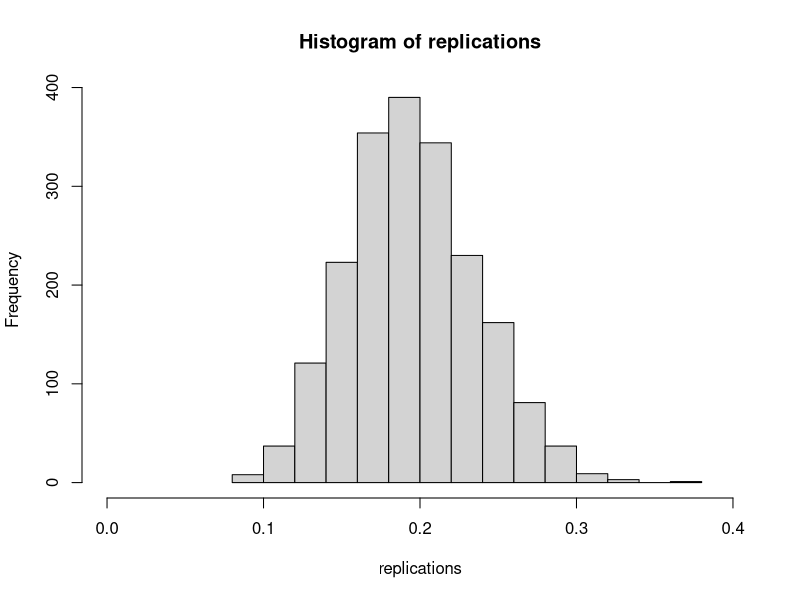
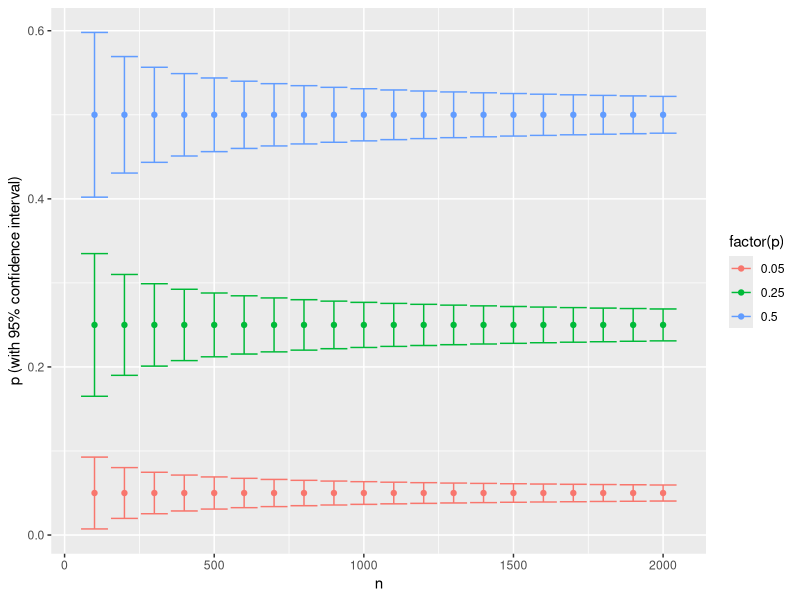
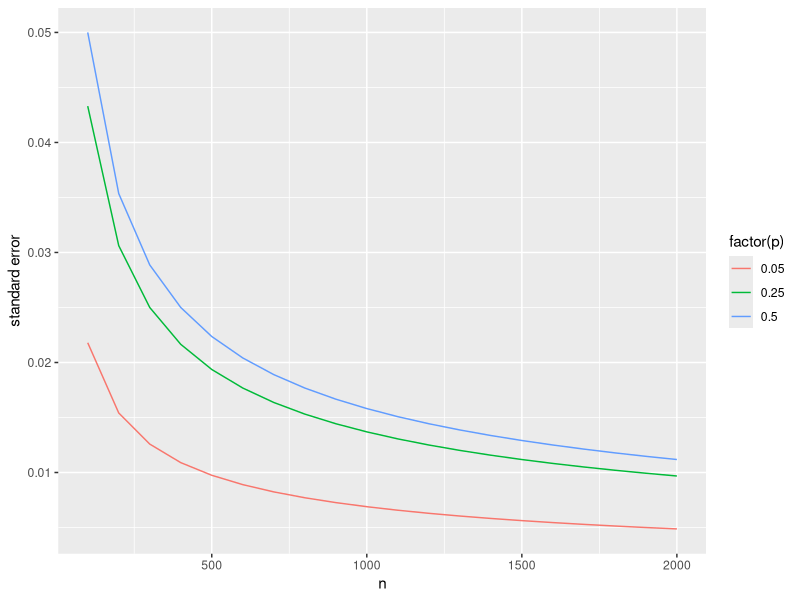
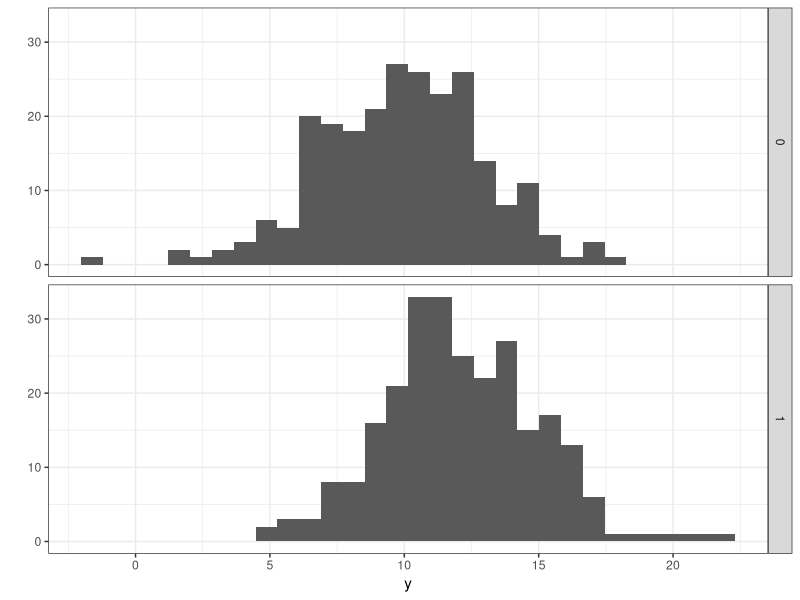
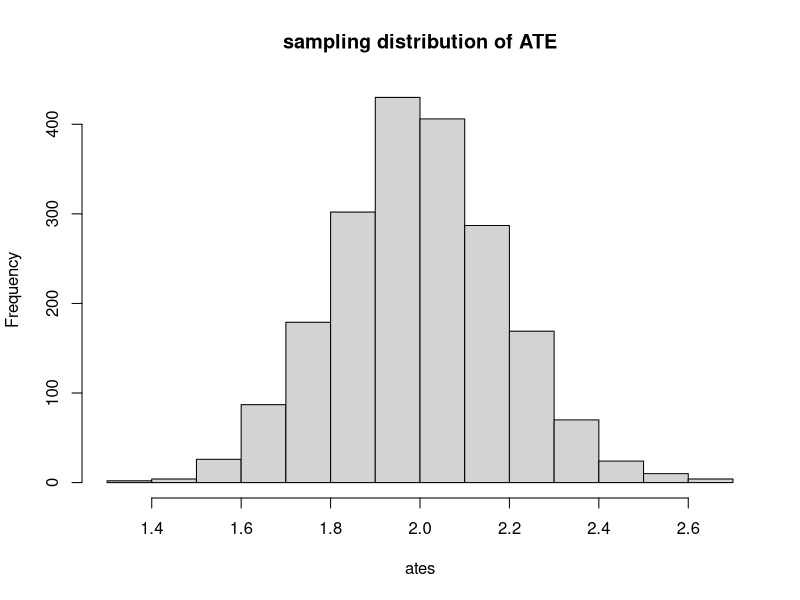
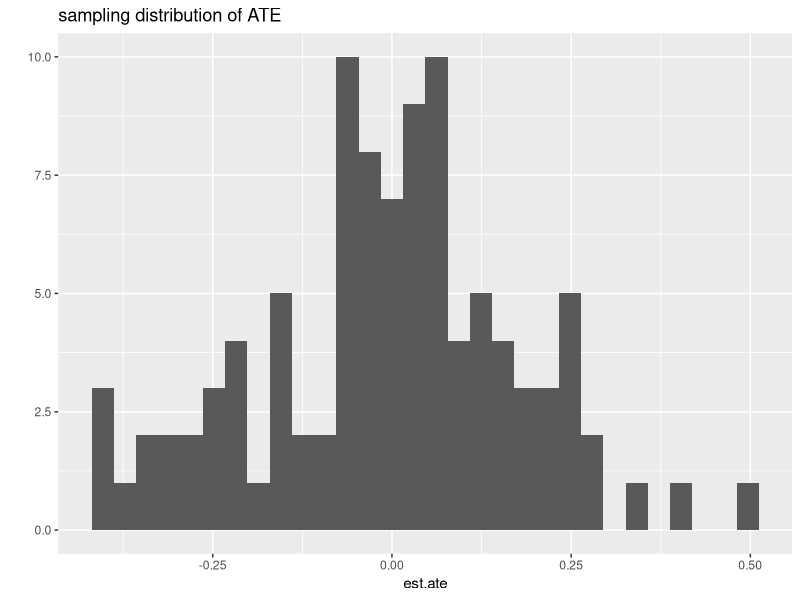
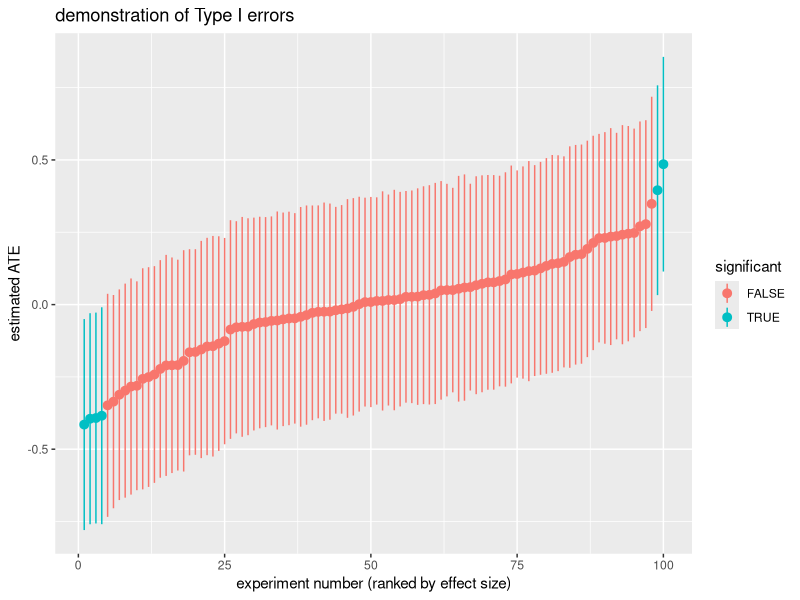
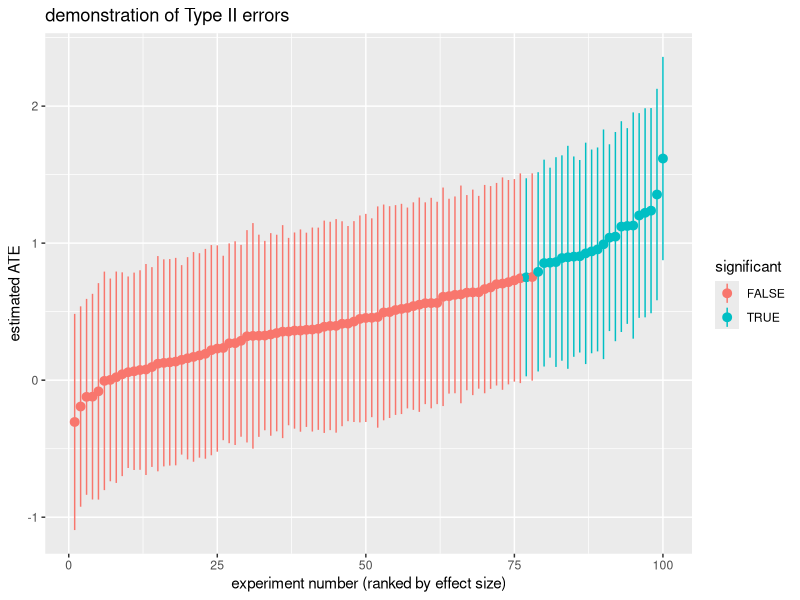

Generate these figures, in order, with R:
# Last updated May 29 2014, 11:09pm PST.

# First time users: install packages by uncommenting the following line.
#install.packages(c('dplyr', 'ggplot2', 'foreach', 'lmtest', 'sandwich', 'Hmisc', 'data.table', 'doMC'))

library('plyr')
library('dplyr')
library('ggplot2')
library('foreach')
library('lmtest')
library('sandwich')
library('Hmisc')
library('data.table')

options(digits=3)

setwd('~/website/icwsm-14-tutorial')

#######################################################
##### Sampling distributions and standard errors ######
#######################################################

# In an experiment we're interested in the difference of two averages.
# Our certainty about the value of an average depends on the number of
# samples we have. Before we dive into the variation we see in the
# difference of two means, let's look at the variance of a single variable.

# Consider the mean of a bernoulli random variable, where we flip a coin
# that lands on 1 with probability p, and 0 with probability (1-p).

# We flip a coin N times, observe the average number of times it lands on 1,
# and take measurements of this mean num.replications times.
N <- 1e2
p <- 0.2
num.replications <- 2000
replications <- replicate(num.replications, mean(rbinom(N, 1, p)))


#### Sampling distributions and standard errors

# Here is the variability in the estimates.
# This is called the sampling distribution.
hist(replications, xlim=c(0,0.4))

# The standard error is the standard deviation of the sampling distribution.
# 95% of our estimates of p fall within this range:
quantile(replications, c(0.025, 0.975))

# Alternatively, we can use the standard deviation of the sampling distribution.
# which is approximately normal for sufficiently large N.
est.se <- sd(replications)
mean.est.p <- mean(replications)
mean.est.p
est.se
c(mean.est.p - 1.96*est.se, mean.est.p + 1.96*est.se)

# For large sample sizes, we can approximate this using the following,
# without explicitly constructing the sampling distribution.
single.trial <- rbinom(N, 1, p)
p.single.trial <- mean(single.trial)

# normal approximation of SE
se <- sqrt(p.single.trial*(1-p.single.trial)/N)
se

# norm approx 95% CI
c(p.single.trial - 1.96*se, p.single.trial + 1.96*se)

# This is close to what comes out of a linear regression.
d <- data.frame(y=single.trial)
coeftest(lm(y ~ 1, data=d))


#### Standard errors and N.

# let's construct the confidence intervals for p for a few values of p, N
d <- expand.grid(p=c(0.05, 0.25, 0.5), n=seq(100, 2000, 100))
d <- mutate(d, se=sqrt(p*(1-p)/n))
head(d)

qplot(n, p, data=d, color=factor(p),
  ylab='p (with 95% confidence interval)') +
  geom_errorbar(aes(ymin=p-1.96*se, ymax=p+1.96*se))

# you can see that the standard error rapidly diminishes with N.
# (sqrt(1/n), in particular).
qplot(n, se, data=d, color=factor(p), geom='line', ylab='standard error')



##################################################################
##### Confidence intervals for an average treatment effect #######
##################################################################

# Let's consider a simulated experiment with a binary treatment, D.

# The function returns a dataframe with a row for each subject, her
# potential outcomes, treatment status, and observed outcome.
# The inputs are the number of subjects and the ATE.
run.experiment <- function(n, ate) {
  my.experiment <- data.frame(
    y0=rnorm(n, mean=10, sd=3))
  mutate(my.experiment,
    y1=y0 + ate,
    D=rbinom(n, 1, 0.5),
    y=D*y1 + (1-D)*y0)
}

my.experiment <- run.experiment(500, 2.0)

head(my.experiment)

qplot(y, geom='histogram', data=my.experiment, facets=D~.) + theme_bw()

compute.ate <- function(exp) {
  mean(exp[exp$D==1,]$y) - mean(exp[exp$D==0,]$y)
}

# We can compute the difference in means for a single experiment
compute.ate(my.experiment)

# Now, let's compute the diffence in means for 2000 replications
# of our experiment. This is the sampling distribution of the ATE.

num.replications <- 2e3
ates <- replicate(
  num.replications,
  compute.ate(run.experiment(n=1e3, 2.0)))

hist(ates, main='sampling distribution of ATE')

# 95% of the estimated treated effects lie within this range
quantile(ates, c(0.025, 0.975))

# Large sample approximations let us make statements about the
# variance of the ATE over different (similar) populations (or
# possible randomizations).

compute.ate(my.experiment)
with(my.experiment, t.test(y[D==1], y[D==0]))

# or via linear regression
m <- lm(y ~ D, data=my.experiment)
coeftest(m)
# take the SE for D, multiply by 1.96, e.g.,
est.ate <- coeftest(m)['D', 'Estimate']
est.se <- coeftest(m)['D', 'Std. Error']

c(est.ate-1.96*est.se, est.ate+1.96*est.se)

# Here is a function that returns confidence intervals for a dataframe
# with an outcome y and a binary treatment D. We will use this later.

get.ci <- function(experiment) {
  t <- coeftest(lm(y ~ D, data=experiment))
  est.ate <- t['D', 'Estimate']
  est.se <- t['D', 'Std. Error']
  p.value <- t['D', 'Pr(>|t|)']
  return(list(est.ate=est.ate, est.se=est.se, p.value=p.value))
}

get.ci(my.experiment)

# For smaller sample sizes and/or heavily skewed outcomes, or non-iid data,
# it is recommended to use other methods like the bootstrap (covered later),
# randomization inference, or robust cluster standard errors.

#################################################
##### Type I, Type II, and Type M Errors  #######
#################################################

# To investigate the variation we get when repeating a hypothetical experiment
# multiple times, we simulate multiple replications of a randomized trial.

run.experiment(n=8, ate=5)

# This function runs an experiment multiple times (num.replications),
# and generates a dataframe containing estimates of the treatment effects and
# standard errors for each experiment, sorted by the size of the effect.
replicate.experiment <- function(sim.func, params, num.replications=100) {
  # Note: you can parallelize this process below by using %dopar% if
  # you have the 'doMC' package installed.
  exps <- foreach(replication=1:num.replications, .combine=rbind) %do% {
  	as.data.frame(get.ci(do.call(sim.func, params)))
  }
  exps <- exps[order(exps$est.ate),]
  exps <- mutate(exps,
    rank=1:nrow(exps),
    significant=sign(est.ate-1.96*est.se)==sign(est.ate+1.96*est.se)
  )
  exps
}

#####
# Type I error: detecting a "statistically significant" effect when
# there is no effect.

# run 100 trials of an experiment with no ATE
null.experiments <- replicate.experiment(run.experiment,
  list(n=1e3, ate=0.0),
  num.replications=100)

qplot(est.ate, data=null.experiments, main="sampling distribution of ATE")

# plot the results of the experiments, rank-ordered by effect size, along
# with their confidence intervals. Experiments that are "significant" have
# confidence intervals that do not cross zero and are highlighted in blue.
qplot(rank, est.ate, data=null.experiments, color=significant,
  xlab='experiment number (ranked by effect size)', ylab='estimated ATE',
  main='demonstration of Type I errors') +
  geom_pointrange(aes(ymin=est.ate-1.96*est.se, ymax=est.ate+1.96*est.se)) +
  geom_point()

# This is the Type I error rate, and it is 0.05 because we use an
# appropriate method for computing confidence intervals.
mean(null.experiments$significant)

# exercise: use R to show that the above proportion not significantly different from 0.05

### Type II errors

# this experiment has a true effect of +0.5 (out of an average, 10)
sad.experiments <- replicate.experiment(run.experiment,
  list(n=250, ate=0.5),
  num.replications=100)

# plot the results of the experiments, rank-ordered by effect size, along
# with their confidence intervals. Experiments that are "significant" have
# confidence intervals that do not cross zero and are highlighted in blue.
qplot(rank, est.ate, data=sad.experiments, color=significant,
  xlab='experiment number (ranked by effect size)', ylab='estimated ATE',
  main='demonstration of Type II errors') +
  geom_pointrange(aes(ymin=est.ate-1.96*est.se, ymax=est.ate+1.96*est.se)) +
  geom_point()

# Fraction of experiments that are statistically significant.
# This is called the statistical power of the experiment.
mean(sad.experiments$significant)

### Type M errors

# when experiments are underpowered, only reporting on significant experiments
# can massively overstate effects.
with(subset(sad.experiments, significant==TRUE), mean(est.ate))



###################################
##### Power analysis           ####
###################################

# In earlier slides we came up with a few expressions for the standard
# error.  Let's consider that again.

# Let's add two new agruments, the proportion treated, and the
# standard deviation of the outcome variable.
run.experiment2 <- function(n, ate, prop.treated=0.5, y.sd=3) {
  my.experiment <- data.frame(
    y0=rnorm(n, mean=10, sd=y.sd))
  mutate(my.experiment,
    y1=y0 + ate,
    D=rbinom(n, 1, prop.treated),
    y=D*y1 + (1-D)*y0)
}

# Let's simulate a few replications with varying proportions of
# users assigned to treatment and control.
exps <- foreach(p=seq(0.05, 0.95, 0.05), .combine=rbind) %do% {
  varying.prop = list(n=1e3, ate=1, prop.treated=p, y.sd=3)
  replications <- replicate.experiment(
    sim.func=run.experiment2,
    params=varying.prop,
    num.replications=250)
  data.frame(
    prop.treated=p,
    sim.se=sd(replications$est.ate),
    sim.ate=mean(replications$est.ate),
    norm.est.se=head(replications$est.se, 1))
}

qplot(prop.treated, 1.96*sim.se, data=exps,
      ylab='95% CI width', xlab='proportion of subjects in treatment',
      ylim=c(0, 2.0), main='Precision of estimated ATE (simulation)')

qplot(prop.treated, 1.96*norm.est.se, data=exps,
       ylab='95% CI width', xlab='proportion of subjects in treatment',
       ylim=c(0,2.0), main='Precision of estimated ATE (approximation)')


# We will use a stripped down version that doesn't use replications for
# demonstration purposes, using get.ci() with a single trial for each
# parameterization.

n <- 1e3
true.ate <- 0.1
p=0.5
exps <- foreach(n=seq(100, 1e3, 1e2), .combine=rbind) %do% {
  foreach(my.sd=c(1, 2, 3), .combine=rbind) %do% { 
    my.experiment <- run.experiment2(
      n=n, ate=1, prop.treated=0.5, y.sd=my.sd)
    my.ses <- get.ci(my.experiment)
    data.frame(n=n, sd=my.sd,
               est.ate=my.ses$est.ate,
               est.se=my.ses$est.se)
  }
}

qplot(n, 1.96*est.se, data=exps, color=factor(sd), geom=c('line', 'point')) + geom_hline(aes(yintercept=true.ate), linetype='dashed')


## Exercise 2: Do the same thing with a skewed distribution, like the lognorm
##             (you can generate a log-norm with rlnorm().
##             Do you notice any difference between how big your N has to be
##             in order for the 
